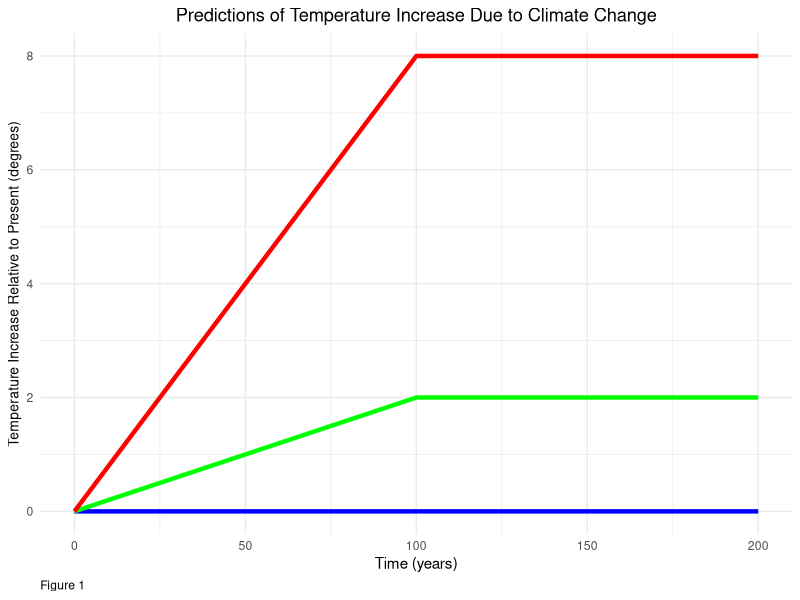
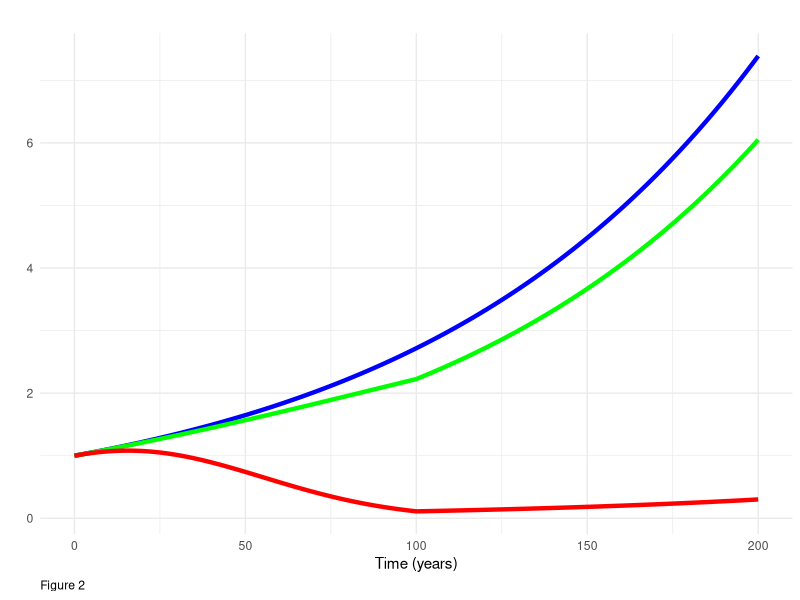
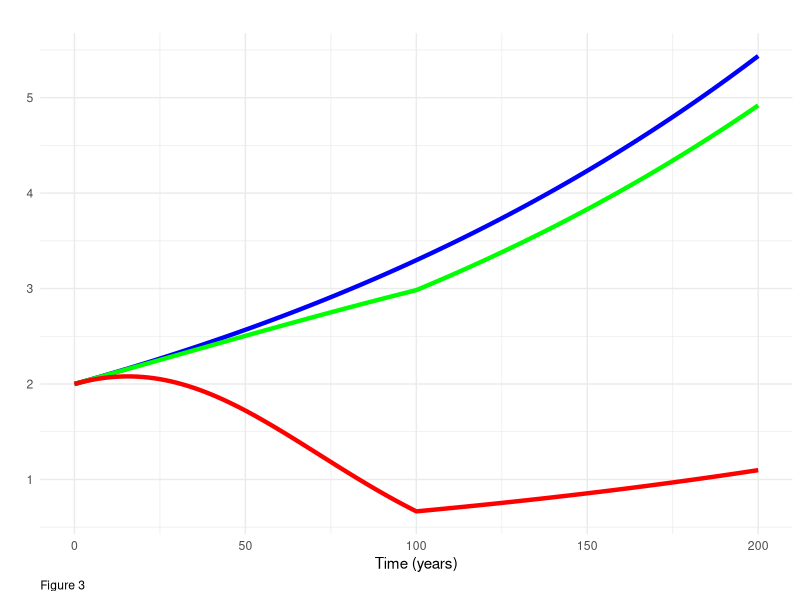
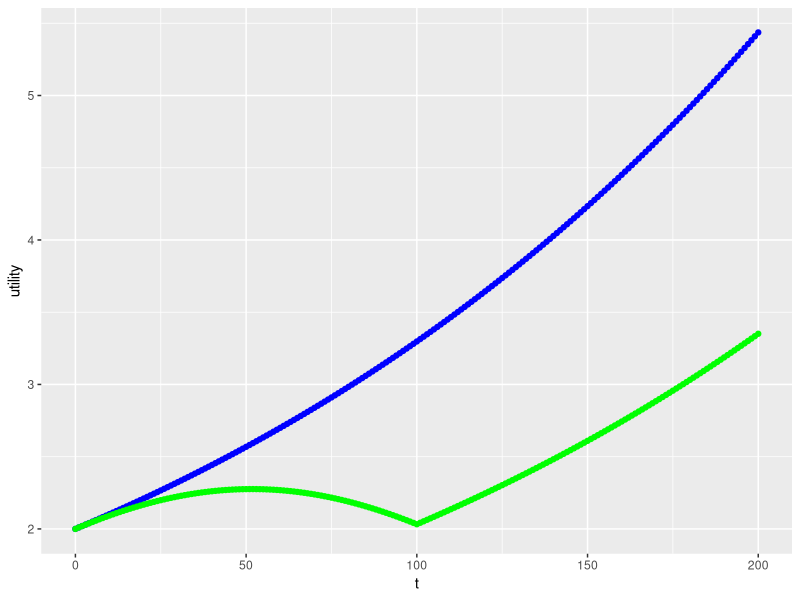

Write R code to recreate these figures, in order.
## ---- chunk 1
knitr::opts_chunk$set(echo = TRUE)

library(tidyverse)

# Variables:
# temperature at time t
# t = time
# t_diff = T = temperature at time 100 (given)

 #overall value for T

# Givens & Vectors:

t_vector <- seq(0,200, by = 1)

## ---- chunk 2
# Function 1 - Temperature(t)

temp <- function(t, t_diff){
  out = pmin((t*t_diff)/100,t_diff)
  return(out)
}


# Function 2 - Retention (t)

retention <- function(t, t_diff, B){
  out = exp(-B * (temp(t, t_diff))^2)
  return(out)
}


# Function 3 - Consumption (t)
consumption <- function(t, t_diff, B, g){
  out = retention(t, t_diff, B) * exp(g*t)
  return(out)
}


# Function 4 - Utility (C)

utility <- function(C, n){
  out = (C^(1-n))/(1-n)
  return(out)
}


# Function 5 - Discount Rate (Ramsey Rule)

r <- function(d, n, g){
  out = (d + n*g)
  return(out)
}


## ---- chunk 3
# T = 0

# Temperature df

temp_df_T_0 <- data.frame(t = t_vector) %>% 
  mutate(temp = temp(t_vector,
                     t_diff = 0))
  

# Retention df

retent_df_T_0 <- data.frame(t = t_vector) %>% 
  mutate(retent = retention(t_vector,
                            t_diff = 0,
                            B = .05)) 
# Consumption df

consum_df_T_0 <- data.frame(t = t_vector) %>% 
  mutate(consum = consumption(t_vector,
                              t_diff = 0,
                              B = 0.05,
                              g = 0.01))

# Utility df

C_0 <- consum_df_T_0$consum

utility_df_T_0 <- data.frame(t = t_vector) %>% 
  mutate(consum = C_0) %>% 
  mutate(utility = utility(C = C_0,
                           n = .5))
  
## ---- chunk 4
# T = 2

# Temperature df

temp_df_T_2 <- data.frame(t = t_vector) %>% 
  mutate(temp = temp(t_vector,
                     t_diff = 2)) 

# Retention df

retent_df_T_2 <- data.frame(t = t_vector) %>% 
  mutate(retent = retention(t_vector,
                            t_diff = 2,
                            B = .05)) 
# Consumption df

consum_df_T_2 <- data.frame(t = t_vector) %>% 
  mutate(consum = consumption(t_vector,
                              t_diff = 2,
                              B = 0.05,
                              g = 0.01))

# Utility df

C_2 <- consum_df_T_2$consum

utility_df_T_2 <- data.frame(t = t_vector) %>% 
  mutate(consum = C_2) %>% 
  mutate(utility = utility(C = C_2,
                           n = .5))
  
## ---- chunk 5
# T = 8

# Temperature df

temp_df_T_8 <- data.frame(t = t_vector) %>% 
  mutate(temp = temp(t_vector,
                     t_diff = 8))

# Retention df

retent_df_T_8 <- data.frame(t = t_vector) %>% 
  mutate(retent = retention(t_vector,
                            t_diff = 8,
                            B = .05)) 
# Consumption df

consum_df_T_8 <- data.frame(t = t_vector) %>% 
  mutate(consum = consumption(t_vector,
                              t_diff = 8,
                              B = 0.05,
                              g = 0.01))

# Utility df

C_8 <- consum_df_T_8$consum

utility_df_T_8 <- data.frame(t = t_vector) %>% 
  mutate(consum = C_8) %>% 
  mutate(utility = utility(C = C_8,
                           n = .5))
  
## ---- chunk 6
# a
# plot temperature over time
# scenario 1: no climate change


# scenario 2: moderate climate change

# scenario 3: major climate change
## ---- chunk 7
ggplot () +
  geom_line(data = temp_df_T_0,
            aes( x = t,
                 y = temp),
            size = 1.5,
            color = "blue") +
  geom_line(data = temp_df_T_2,
            aes( x = t,
                 y = temp),
            size = 1.5,
            color = "green") +
  geom_line(data = temp_df_T_8,
            aes( x = t,
                 y = temp),
            size = 1.5,
            color = "red") +
  labs(title = "Predictions of Temperature Increase Due to Climate Change" ,
       x = "Time (years)",
       y = "Temperature Increase Relative to Present (degrees)",
       caption = "Figure 1") +
  theme_minimal() +
  theme(plot.title = element_text(hjust = 0.5),
        plot.caption = element_text(hjust = 0),
        axis.title.y = element_text(size = 10))
             
## ---- chunk 8
ggplot () +
  geom_line(data = consum_df_T_0,
             aes( x = t,
                  y = consum),
             size = 1.5,
             color = "blue") +
  geom_line(data = consum_df_T_2,
             aes( x = t,
                  y = consum),
             size = 1.5,
             color = "green") +
  geom_line(data = consum_df_T_8,
             aes( x = t,
                  y = consum),
             size = 1.5,
             color = "red") +
  labs(title = "" ,
       x = "Time (years)",
       y = "",
       caption = "Figure 2") +
  theme_minimal() +
  theme(plot.title = element_text(hjust = 0.5),
        plot.caption = element_text(hjust = 0),
        axis.title.y = element_text(size = 10))
## ---- chunk 9
ggplot () +
  geom_line(data = utility_df_T_0,
            aes( x = t,
                  y = utility),
            size = 1.5,
            color = "blue") +
  geom_line(data = utility_df_T_2,
            aes( x = t,
                  y = utility),
            size = 1.5,
            color = "green") +
  geom_line(data = utility_df_T_8,
            aes( x = t,
                  y = utility),
            size = 1.5,
            color = "red") +
labs(title = "" ,
       x = "Time (years)",
       y = "",
       caption = "Figure 3") +
  theme_minimal() +
  theme(plot.title = element_text(hjust = 0.5),
        plot.caption = element_text(hjust = 0),
        axis.title.y = element_text(size = 10))
## ---- chunk 10
# T = 4.4
# Maintained givens from plot 1

# Temperature df

temp_df_T_4_4 <- data.frame(t = t_vector) %>% 
  mutate(temp = temp(t_vector,
                     t_diff = 4.4))

# Retention df

retent_df_T_4_4 <- data.frame(t = t_vector) %>% 
  mutate(retent = retention(t_vector,
                            t_diff = 4.4,
                            B = .05)) 
# Consumption df

consum_df_T_4_4 <- data.frame(t = t_vector) %>% 
  mutate(consum = consumption(t_vector,
                              t_diff = 4.4,
                              B = 0.05,
                              g = 0.01))

# Utility df

C_4_4 <- consum_df_T_4_4$consum

utility_df_T_4_4 <- data.frame(t = t_vector) %>% 
  mutate(consum = C_4_4) %>% 
  mutate(utility = utility(C = C_4_4,
                           n = .5))
  
## ---- chunk 11
# Present value discounted over 200 years w/ climate change

# discount rate
r_given <- r(.005, .5, .01)

# Value calculation
pv_df_4_4 <- data.frame(t = t_vector) %>% 
  mutate(pv_4_4 = (utility_df_T_4_4$utility)/(1 + r_given)^(t_vector))

pv_4_4 = sum(pv_df_4_4$pv_4_4)

# Present value discounted over 200 years w/o climate change

# Value calculation
pv_df_0 <- data.frame(t = t_vector) %>% 
  mutate(pv_0 = (utility_df_T_0$utility)/(1 + r_given)^(t_vector))

pv_0 = sum(pv_df_0$pv_0)
## ---- chunk 12

L_cc <- abs(pv_0-pv_4_4)/pv_0 * 100


## ---- chunk 13
ggplot () +
  geom_point(data = utility_df_T_0,
             aes( x = t,
                  y = utility),
                  color = "blue") +
  geom_point(data = utility_df_T_4_4,
             aes( x = t,
                  y = utility),
                  color = "green") 
## ---- chunk 14
# Present value discounted over 200 years w/ climate change
# T = 4.4 + .44 = 4.84

# Temperature df

temp_df_T_4_84 <- data.frame(t = t_vector) %>% 
  mutate(temp = temp(t_vector,
                     t_diff = 4.84))

# Retention df

retent_df_T_4_84 <- data.frame(t = t_vector) %>% 
  mutate(retent = retention(t_vector,
                            t_diff = 4.84,
                            B = .05)) 
# Consumption df

consum_df_T_4_84 <- data.frame(t = t_vector) %>% 
  mutate(consum = consumption(t_vector,
                              t_diff = 4.84,
                              B = 0.05,
                              g = 0.01))

# Utility df

C_4_84 <- consum_df_T_4_84$consum

utility_df_T_4_84 <- data.frame(t = t_vector) %>% 
  mutate(consum = C_4_84) %>% 
  mutate(utility = utility(C = C_4_84,
                           n = .5))

# Value calculation
pv_df_4_84 <- data.frame(t = t_vector) %>% 
  mutate(pv_4_84 = (utility_df_T_4_84$utility)/(1 + r_given)^(t_vector))

pv_4_84 = sum(pv_df_4_84$pv_4_84)

## ---- chunk 15
# T = 4.4 ************************************************************************************************
# B = .055

# Retention df

retent_df_B_055 <- data.frame(t = t_vector) %>% 
  mutate(retent = retention(t_vector,
                            t_diff = 4.4,
                            B = .055)) 
# Consumption df

consum_df_B_055 <- data.frame(t = t_vector) %>% 
  mutate(consum = consumption(t_vector,
                              t_diff = 4.4,
                              B = 0.055,
                              g = 0.01))

# Utility df

C_B_055 <- consum_df_B_055$consum

utility_df_B_055 <- data.frame(t = t_vector) %>% 
  mutate(consum = C_B_055) %>% 
  mutate(utility = utility(C = C_B_055,
                           n = .5))

# Value calculation
pv_df_B_055 <- data.frame(t = t_vector) %>% 
  mutate(pv_B_055 = (utility_df_B_055$utility)/(1 + r_given)^(t_vector))

pv_B_055 = sum(pv_df_B_055$pv_B_055)

# T = 0 *************************************************************************************************
# B = .055

# Retention df

retent_df_T_0_B <- data.frame(t = t_vector) %>% 
  mutate(retent = retention(t_vector,
                            t_diff = 0,
                            B = .055)) 
# Consumption df

consum_df_T_0_B <- data.frame(t = t_vector) %>% 
  mutate(consum = consumption(t_vector,
                              t_diff = 0,
                              B = 0.055,
                              g = 0.01))

# Utility df

C_0_B <- consum_df_T_0_B$consum

utility_df_T_0_B <- data.frame(t = t_vector) %>% 
  mutate(consum = C_0_B) %>% 
  mutate(utility = utility(C = C_0_B,
                           n = .5))

# Present value discounted over 200 years w/o climate change
# Value calculation
pv_df_0_B <- data.frame(t = t_vector) %>% 
  mutate(pv_0_B = (utility_df_T_0_B$utility)/(1 + r_given)^(t_vector))

pv_0_B = sum(pv_df_0_B$pv_0_B)
## ---- chunk 16
# T = 4.4 ***********************************************************************
# g = .01 + .001 = .011

# Consumption df

consum_df_g_01 <- data.frame(t = t_vector) %>% 
  mutate(consum = consumption(t_vector,
                              t_diff = 4.4,
                              B = 0.05,
                              g = 0.011))

# Utility df

C_g_01 <- consum_df_g_01$consum

utility_df_g_01 <- data.frame(t = t_vector) %>% 
  mutate(consum = C_g_01) %>% 
  mutate(utility = utility(C = C_g_01,
                           n = .5))

#T = 0****************************************************************************
# g = .01 + .001 = .011
# Temperature df

# Consumption df

consum_df_T_0_g <- data.frame(t = t_vector) %>% 
  mutate(consum = consumption(t_vector,
                              t_diff = 0,
                              B = 0.05,
                              g = 0.011))

# Utility df

C_0_g <- consum_df_T_0_g$consum

utility_df_T_0_g <- data.frame(t = t_vector) %>% 
  mutate(consum = C_0_g) %>% 
  mutate(utility = utility(C = C_0_g,
                           n = .5))


# discount rate
r_g <- r(.005, .5, .011) 

# Value calculation
pv_df_g_01 <- data.frame(t = t_vector) %>% 
  mutate(pv_g_01 = (utility_df_g_01$utility)/(1 + r_g)^(t_vector))

pv_g_01 = sum(pv_df_g_01$pv_g_01)

# Present value discounted over 200 years w/o climate change

# Value calculation
pv_df_0_g <- data.frame(t = t_vector) %>% 
  mutate(pv_0_g = (utility_df_T_0_g$utility)/(1 + r_g)^(t_vector))

pv_0_g = sum(pv_df_0_g$pv_0_g)
## ---- chunk 17
# T = 4.4************************************************************************
# n = 0.5 +.05 = 0.55


# Utility df
# C_4_4 is not affected by N so it is ok to leave as is

utility_df_n_55 <- data.frame(t = t_vector) %>% 
  mutate(consum = C_4_4) %>% 
  mutate(utility = utility(C = C_4_4,
                           n = .55))

# T = 0 ************************************************************************
# n = 0.5 +.05 = 0.55

# Utility df
# Leave consum = C_0 because it is unaffected by n

utility_df_T_0_n <- data.frame(t = t_vector) %>% 
  mutate(consum = C_0) %>% 
  mutate(utility = utility(C = C_0,
                           n = .55))

# discount rate
r_n <- r(.005, .55, .01) 

# Value calculation
pv_df_n_55 <- data.frame(t = t_vector) %>% 
  mutate(pv_n_55 = (utility_df_n_55$utility)/(1 + r_n)^(t_vector))

pv_n_55 = sum(pv_df_n_55$pv_n_55)

# Present value discounted over 200 years w/o climate change

# Value calculation
pv_df_0_n <- data.frame(t = t_vector) %>% 
  mutate(pv_0_n = (utility_df_T_0_n$utility)/(1 + r_n)^(t_vector))

pv_0_n = sum(pv_df_0_n$pv_0_n)
## ---- chunk 18


pv_with_discount_T_0 <- data.frame(t = t_vector)  %>% 
  mutate(pv_with_discount =  (utility(C = C_0,n = .5)) * (1 + r_given)^(t_vector))


n = 0.5

theta = (pv_4_4 /(sum(pv_with_discount_T_0)))^ (1 / (1-n))
